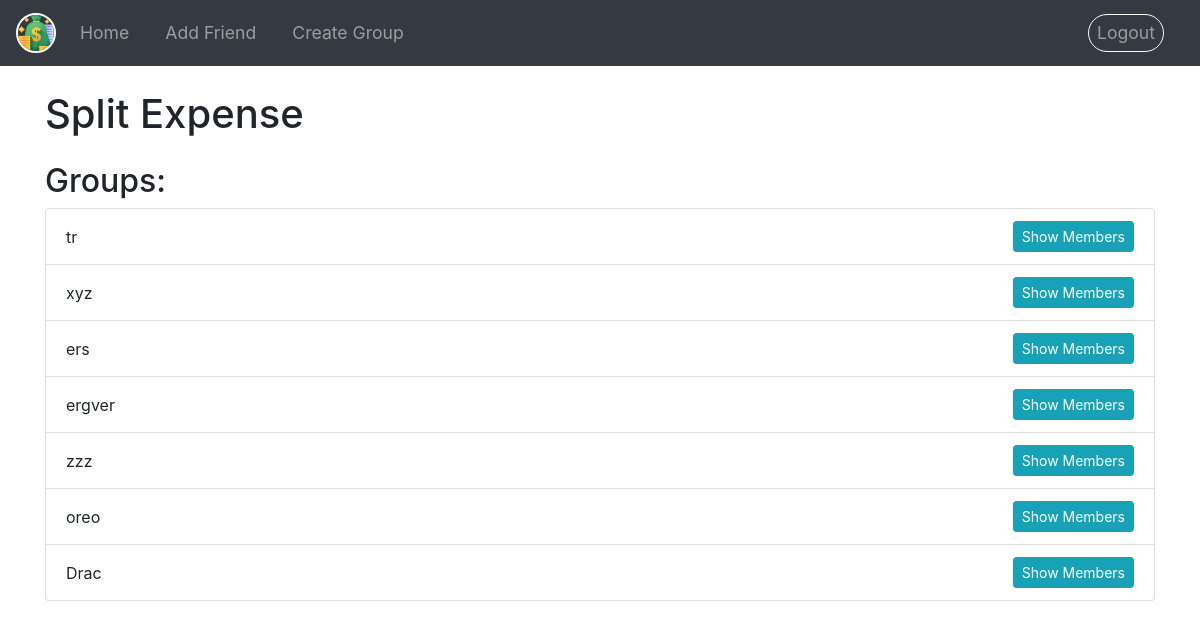
/home/ (signed in), run on an earlier commit of the app's database.
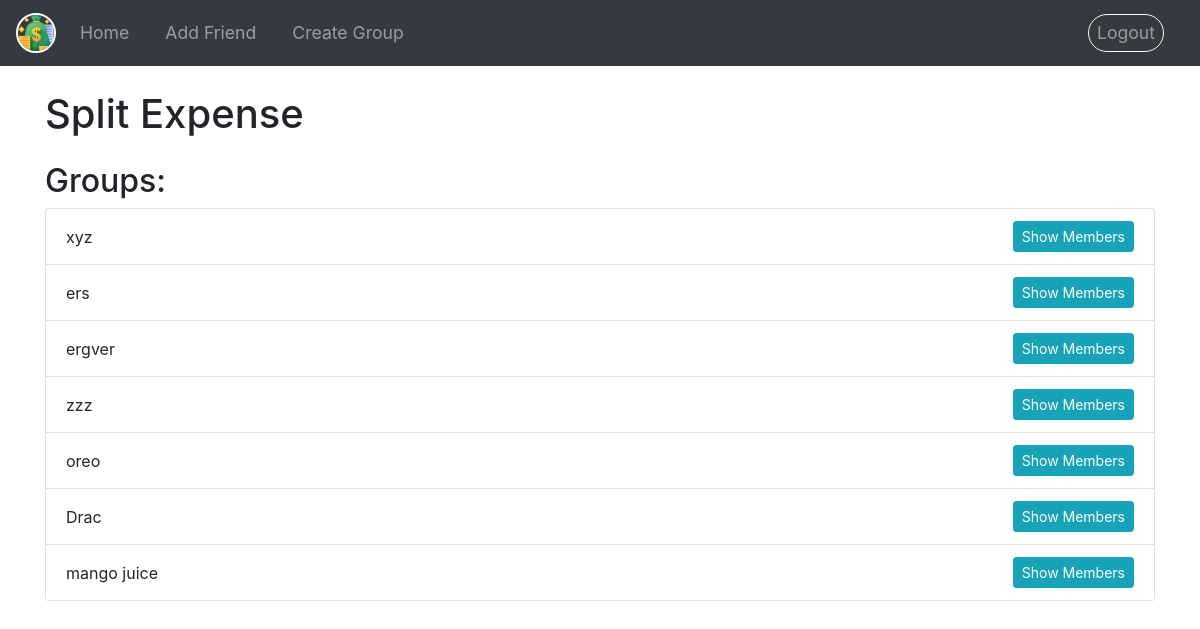
And on a later commit of the database.
### expenses/models.py (models this page shows)
class Group(models.Model):
    name=models.CharField(max_length=60)
    members=models.ManyToManyField(User, related_name="group_members")

### expenses/views.py (the view)
# urls.py: path('home/',views.HomePage,name='home'),
@login_required(login_url='login')
def HomePage(request):
    groups = request.user.group_members.all()
    context = {}
    context['groups'] = groups
    view_group_id = request.GET.get("group_id")
    context['view_group_id'] = view_group_id
    return render (request,'home.html',context)

### templates/home.html (shortened to what this page needs)
<!doctype html>
<html lang="en">
<head>
    <link rel="stylesheet" href="https://cdn.jsdelivr.net/npm/bootstrap@4.3.1/dist/css/bootstrap.min.css">
  </head>
<body>
  {% block navbar %}
    {% include "nav.html" %}
  {% endblock navbar %}
    <div class="container mt-4">
        <h1 class="mb-4">Split Expense</h1>
        {% if groups %}
            <div class="mt-4">
                <h2>Groups:</h2>
                <ul class="list-group">
                    {% for group in groups %}
                        <li class="list-group-item d-flex justify-content-between align-items-center">
                            {{ group.name }}
                            <form class="ml-2">
                                <a href="?view_group_id={{ group.id }}">
                                  <button type="submit" class="btn btn-info btn-sm" onclick="toggleMembers()">Show Members</button>
                                </a>
                              </form>
                        </li>
                    {% endfor %}
                </ul>
            </div>
        {% endif %}
    </div>
  </body>
</html>

### templates/nav.html (shortened to what this page needs)
{% load static %}
<!doctype html>
<html lang="en">
<head>
    <link rel="stylesheet" href="https://cdn.jsdelivr.net/npm/bootstrap@4.3.1/dist/css/bootstrap.min.css">
</head>
<body>
    <nav class="navbar navbar-expand-lg navbar-dark bg-dark">
        <a class="navbar-brand" href="#"><img src="{% static '/images/1.png' %}" class="navbar-icon" alt="Brand"></a>
        <div class="collapse navbar-collapse" id="navbarNav">
            <ul class="navbar-nav mr-auto">
                <li class="nav-item">
                    <a class="nav-link" href="{% url 'home' %}">Home</a>
                </li>
                <li class="nav-item">
                    <a class="nav-link" href="{% url 'add_friend' %}">Add Friend</a>
                </li>
                <li class="nav-item">
                    <a class="nav-link" href="{% url 'create_group' %}">Create Group</a>
                </li>
            </ul>
            <ul class="navbar-nav">
                <li class="nav-item">
                    <a class="nav-link btn btn-outline-light" href="{% url 'logout' %}">Logout</a>
                </li>
            </ul>
        </div>
    </nav>
</body>
</html>

### templates/nav.html (style rules this page uses)
.navbar-icon { width: 40px; height: 40px; border-radius: 50%; object-fit: cover; }
.nav-item { margin-right: 20px; }
.nav-link { font-size: 1.1em; }
.navbar-brand img { border: 2px solid #fff; }
.btn-outline-light { border-radius: 20px; padding: 5px 15px; }

What changed in the data, as far as the page shows it:
removed Group: name "tr"
added Group: name "mango juice"
